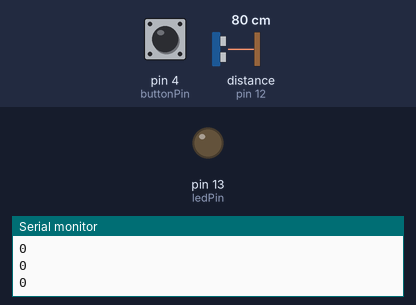
This sketch was run on a simulated Arduino Uno, built with avr-gcc and run on an emulated ATmega328P. Parts: output pins drawn as LEDs (lit = HIGH), the last lines printed to the serial monitor. Wiring (inferred from the names in the program): ultrasonic range finder: trigger pin 11; echo pin 12. The inputs (shaded band) are chosen by the test bench; at power-on: distance to the obstacle (sensor on pin 12) 80 cm, pin 4 (buttonPin) LOW. The echo pulse lasts 58.3 µs per cm; pins used as bus, display or sensor lines are not drawn.

Above: at 1.2 s.
1.3 s: distance to the obstacle (sensor on pin 12) set to 23 cm
2.8 s: distance to the obstacle (sensor on pin 12) set to 20 cm
At 3.8 s:
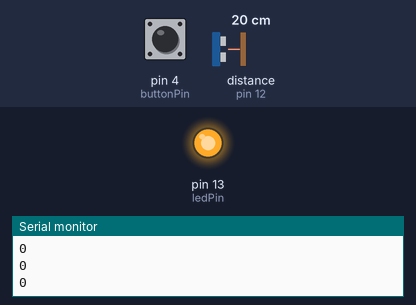
4.5 s: pin 4 (buttonPin) pulled HIGH for 3.2 s
At 5.3 s:
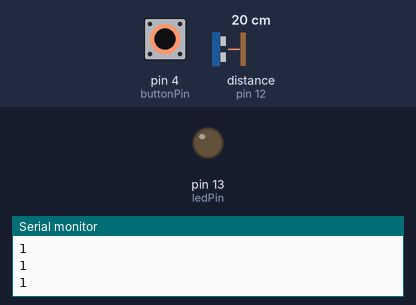
Timing chart, 0 to 9.3 s (numbered marks = the images above; inputs shaded):
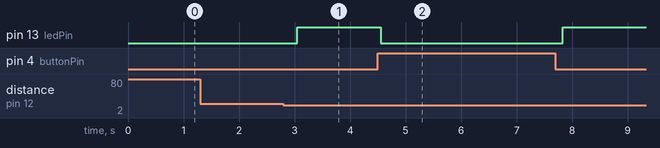

The sketch:

mailsnitch.ino
```cpp
int trigPin = 11;
int echoPin = 12;
int buttonPin = 4;
int buttonState = 0;
int ledPin = 13;
long duration, cm;
bool youveGotMail = false;
int mailFlap=20;
int prevState = 0;

void setup() {
  Serial.begin(9600);
  pinMode(trigPin,OUTPUT);
  pinMode(echoPin, INPUT);
  pinMode(buttonPin,INPUT);
  pinMode(ledPin,OUTPUT);
}

void loop() {
  setEcho();
  checkMail();
  buttonState = digitalRead(buttonPin);
  Serial.println(buttonState);
  if(buttonState == HIGH) {
    youveGotMail = false;
  }
  if(youveGotMail == true){
    digitalWrite(ledPin , HIGH);
  }
  if(youveGotMail == false){
    digitalWrite(ledPin , LOW);
  }

  if (buttonState == 0 && prevState!=buttonState){
    Serial.println("button is pressed");
    youveGotMail = false;
  }
  delay(250);
}

void setEcho(){
 digitalWrite(trigPin,LOW);
 delayMicroseconds(5);
 digitalWrite(trigPin,HIGH);
 delayMicroseconds(10);
 digitalWrite(trigPin,LOW);
 pinMode(echoPin, INPUT);
 duration=pulseIn(echoPin,HIGH);
 cm=(duration/2)/29.1;
}

void checkMail() {
   if(cm<=mailFlap){
      youveGotMail=true;
   } else{

  }
}
```

Measured:
- the behaviour switches between 22 and 21 cm on distance to the obstacle (sensor on pin 12) (found by bisection; images 0 and 1)
- after the input at 2.8 s, pin 13 (ledPin): LOW → HIGH after 0.25 s
- after the input at 4.5 s, pin 13 (ledPin): HIGH → LOW after 0.06 s, → HIGH 3.3 s later
